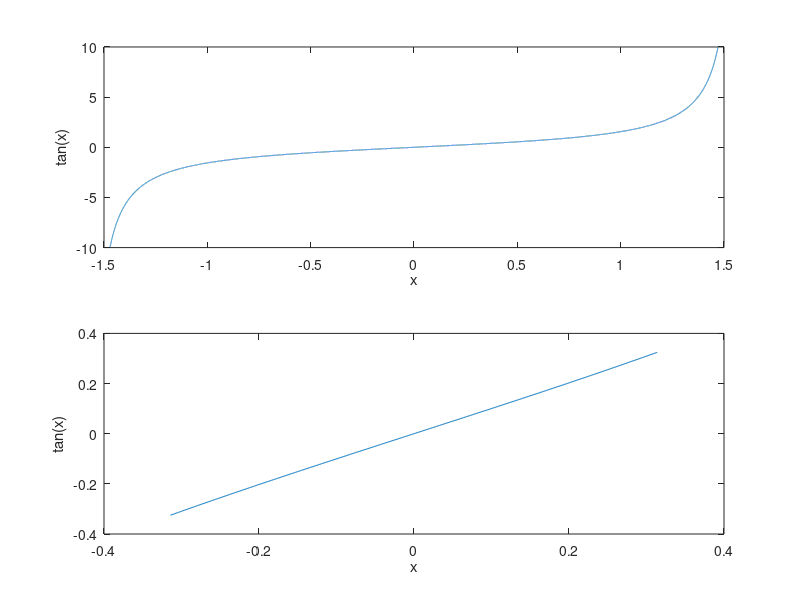

This figure's MATLAB source:
x = -pi/2+0.1:0.0001:pi/2-0.1;
x_lin = -pi/10:0.001:pi/10;
y = tan(x);
y_lin = tan(x_lin);

f=figure;
subplot(2,1,1);
plot(x,y);
ylabel('tan(x)');
xlabel('x');
subplot(2,1,2);
plot(x_lin,y_lin);
ylabel('tan(x)');
xlabel('x');

print(f,'-djpeg','-r300','tan_graph');